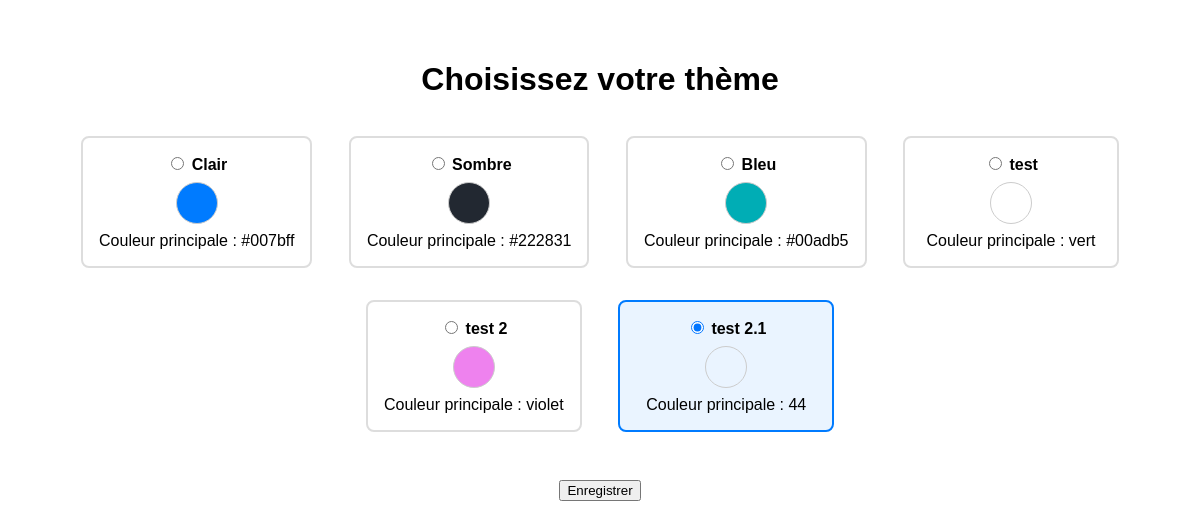
The page /pages/theme.php (signed in) on the database its author committed.
### tables this page shows
CREATE TABLE utilisateurs (
            id INTEGER PRIMARY KEY AUTOINCREMENT,
            nom TEXT NOT NULL,
            email TEXT NOT NULL UNIQUE,
            mot_de_passe TEXT NOT NULL,
            description TEXT,
            photo TEXT,
            theme_id INTEGER
        );

CREATE TABLE themes (
            id INTEGER PRIMARY KEY AUTOINCREMENT,
            name TEXT NOT NULL,
            primary_color TEXT NOT NULL
        , custom_css TEXT);

### pages/theme.php (the view, shortened to what this page needs)
<?php
$db = new PDO("sqlite:../db/ma_base.db");
try {
    $db->exec("ALTER TABLE utilisateurs ADD COLUMN theme_id INTEGER");
} catch (PDOException $e) {
    if (strpos($e->getMessage(), 'duplicate column name') === false) {
        throw $e;
    }
}
$user_id = $_SESSION["utilisateur_id"];
$themes = $db->query("SELECT * FROM themes")->fetchAll(PDO::FETCH_ASSOC);
$stmt = $db->prepare("SELECT * FROM utilisateurs WHERE id = :id");
$stmt->bindParam(':id', $user_id);
$stmt->execute();
$utilisateur = $stmt->fetch(PDO::FETCH_ASSOC);
$current_theme_id = isset($utilisateur['theme_id']) ? $utilisateur['theme_id'] : null;
?>
<!DOCTYPE html>
<html lang="fr">
<head>
</head>
<body>
    <h1>Choisissez votre thème</h1>
    <form method="post">
        <?php foreach ($themes as $theme): ?>
            <label class="theme-option<?= $theme['id'] == $current_theme_id ? ' current' : '' ?>">
                <input type="radio" name="theme_id" value="<?= $theme['id'] ?>" <?= $theme['id'] == $current_theme_id ? 'checked' : '' ?>>
                <strong><?= htmlspecialchars($theme['name']) ?></strong>
                <span class="theme-color" style="background:<?= htmlspecialchars($theme['primary_color']) ?>"></span>
                <div>Couleur principale : <?= htmlspecialchars($theme['primary_color']) ?></div>
            </label>
        <?php endforeach; ?>
        <div style="margin-top:2em;">
            <button type="submit" target="_blank">Enregistrer</button>
        </div>
    </form>
</body>
</html>

### rows shown on the page
themes: name "Clair", primary_color "#007bff"
utilisateurs: theme_id "☐ Clair Couleur principale : #00", theme_id "☐ Sombre Couleur principale : #2", theme_id "☐ Bleu Couleur principale : #00a", theme_id "☐ test Couleur principale : vert", theme_id "☐ test 2 Couleur principale : vi", theme_id "☑ test 2.1 Couleur principale :"
themes: name "Sombre", primary_color "#222831"
themes: name "Bleu", primary_color "#00adb5"
themes: name "test", primary_color "vert"
themes: name "test 2", primary_color "violet"
themes: name "test 2.1", primary_color "44"
